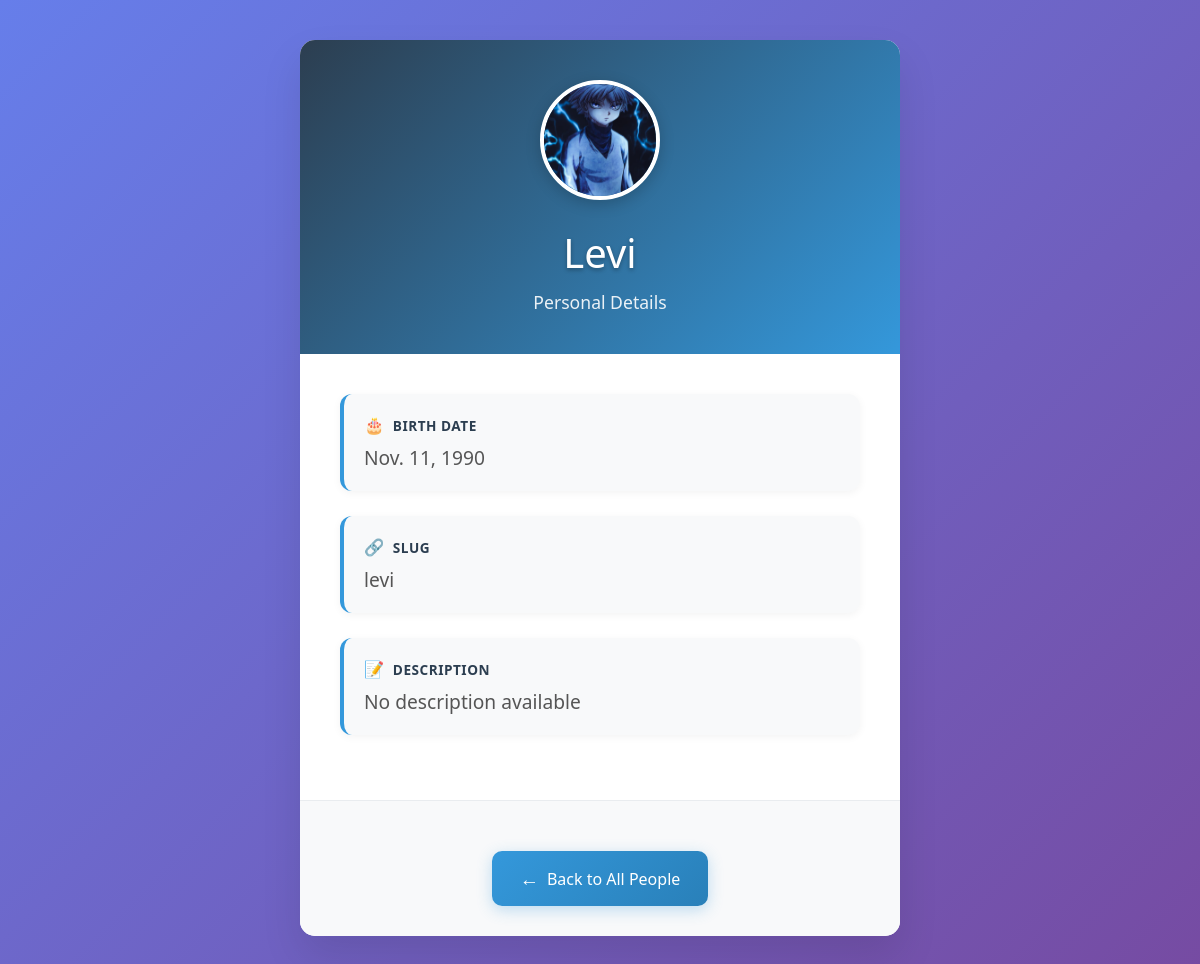
The page /levi/ on the database its author committed.
### djangoapp/models.py (models this page shows, shortened)
class Person(models.Model):
    name = models.CharField(max_length=50)
    birth = models.DateField()
    slug = models.SlugField()
    profile_picture = models.ImageField(upload_to='profile_pics/', #organize photo== #install library of images == pillow ==to handle the images
                                        default='default_user.png',
                                        blank=True)

### djangoapp/views.py (the view)
# urls.py: path('<slug:slug>/', views.person, name='person'),
def person(request, slug):
    my_person = get_object_or_404(Person, slug=slug)
    return render(request, 'person.html', {'person': my_person})

### djangoapp/templates/person.html (shortened to what this page needs)
<!DOCTYPE html>
<html>
<head>
</head>
<body>
    <div class="container">
        <div class="header">
            <img src="{{ person.profile_picture.url }}" alt="{{ person.name }}" class="profile-image">
            <h1>{{ person.name }}</h1>
            <p>Personal Details</p>
        </div>
        <div class="person-details">
            <div class="detail-item">
                <div class="detail-label">
                    <span class="icon">🎂</span>
                    Birth Date
                </div>
                <div class="detail-value">{{ person.birth }}</div>
            </div>
            <div class="detail-item">
                <div class="detail-label">
                    <span class="icon">🔗</span>
                    Slug
                </div>
                <div class="detail-value">{{ person.slug }}</div>
            </div>
            {% if person.description %}
            <div class="detail-item">
                <div class="detail-label">
                    <span class="icon">📝</span>
                    Description
                </div>
                <div class="detail-value">{{ person.description }}</div>
            </div>
            {% else %}
            <div class="detail-item">
                <div class="detail-label">
                    <span class="icon">📝</span>
                    Description
                </div>
                <div class="detail-value">No description available</div>
            </div>
            {% endif %}
        </div>
        <div class="actions">
            <a href="{% url 'djangoapp:home' %}" class="back-link">
                <span class="icon">←</span>
                Back to All People
            </a>
        </div>
    </div>
</body>
</html>

### djangoapp/templates/person.html (style rules this page uses)
* { margin: 0; padding: 0; box-sizing: border-box; }
body { font-family: 'Segoe UI', Tahoma, Geneva, Verdana, sans-serif; background: linear-gradient(135deg, #667eea 0%, #764ba2 100%); min-height: 100vh; padding: 40px 20px; color: #333; }
.container { max-width: 600px; margin: 0 auto; background: white; border-radius: 15px; box-shadow: 0 20px 40px rgba(0,0,0,0.1); overflow: hidden; animation: fadeIn 0.6s ease-out; }
.header { background: linear-gradient(135deg, #2c3e50 0%, #3498db 100%); color: white; padding: 40px 30px; text-align: center; }
.profile-image { width: 120px; height: 120px; border-radius: 50%; object-fit: cover; border: 4px solid white; margin-bottom: 20px; box-shadow: 0 4px 15px rgba(0,0,0,0.2); }
.header h1 { font-size: 2.5em; margin-bottom: 10px; font-weight: 300; text-shadow: 0 2px 4px rgba(0,0,0,0.3); }
.header p { opacity: 0.9; font-size: 1.1em; font-weight: 300; }
.person-details { padding: 40px; }
.detail-item { margin-bottom: 25px; padding: 20px; background: #f8f9fa; border-radius: 12px; border-left: 4px solid #3498db; transition: all 0.3s ease; box-shadow: 0 2px 8px rgba(0,0,0,0.05); }
.detail-label { font-weight: 600; color: #2c3e50; margin-bottom: 8px; font-size: 0.85em; text-transform: uppercase; letter-spacing: 0.5px; display: flex; align-items: center; gap: 8px; }
.detail-value { font-size: 1.2em; color: #555; font-weight: 500; }
.back-link { display: inline-flex; align-items: center; gap: 8px; margin-top: 20px; padding: 14px 28px; background: linear-gradient(135deg, #3498db 0%, #2980b9 100%); color: white; text-decoration: none; border-radius: 10px; transition: all 0.3s ease; font-weight: 500; box-shadow: 0 4px 15px rgba(52, 152, 219, 0.3); }
.actions { text-align: center; padding: 30px; border-top: 1px solid #e9ecef; background: #f8f9fa; }
.icon { font-size: 1.2em; }

### rows shown on the page
Person: profile_picture (picture), name "Levi", birth "Nov. 11, 1990", slug "levi"
